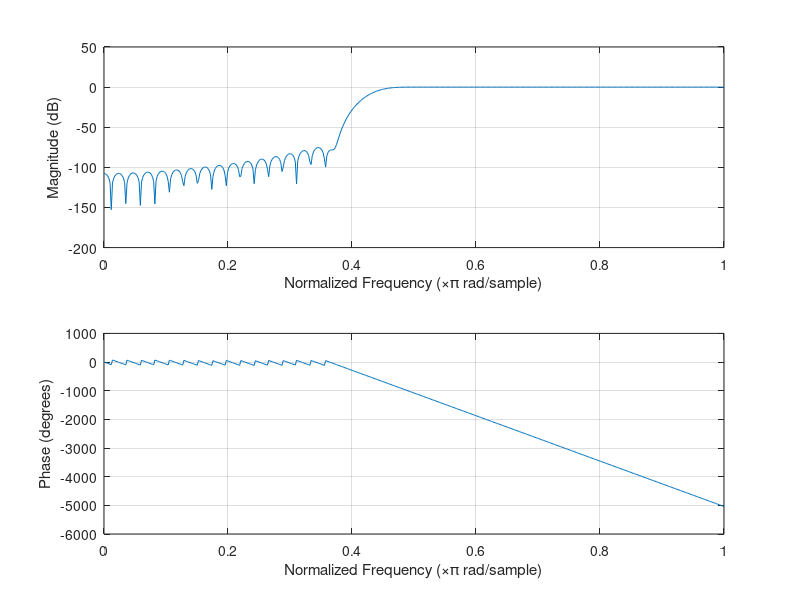
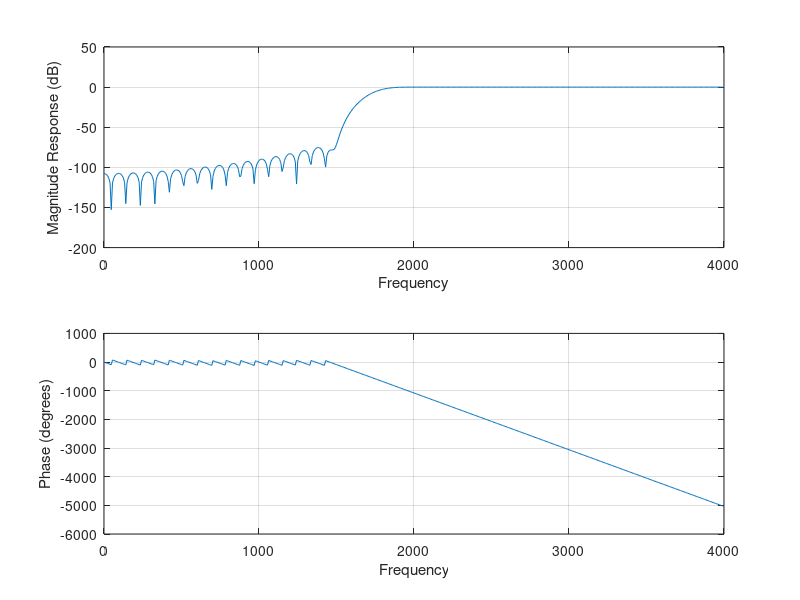

MATLAB code for these plots, in order:
clc;
clear;

%%%%%%%%%%%%%%%%%%%%%%%%%%  BLACKMAN ALTO %%%%%%%%%%%%%%%%%%%%%%%%%%%%%%
datos = fir1(88, 0.4375, 'high', blackman(88 + 1));

figure(1);
freqz(datos, 1, 512);

[Hertz, Fase] = freqz(datos, 1, 512);
conversion = 180*unwrap( angle(Hertz) )/pi;

figure(2);
subplot(2,1,1);
plot( (Fase*8000/2)/(pi) , 20*log10( abs(Hertz) ) );
grid;
xlabel("Frequency");
ylabel("Magnitude Response (dB)")

subplot(2,1,2);
plot( (Fase*8000/2)/(pi), conversion);
grid;
xlabel("Frequency");
ylabel("Phase (degrees)");

for i = 1:89
    n = i - ( ( 89 + 1)/2 );
    
    B(i, 1) = datos(i);
    if(n == 0)
        coeficiente(i, 1) = (pi - 0.4375*pi)/(pi);
    else
        coeficiente(i, 1) = - ( ( sin( 0.4375*pi*n ) )/( n*pi ) );
    end
end

tf(datos, 1, 8000,'Variable' ,'z^-1')
%%%%%%%%%%%%%%%%%%%%%%%%%%%%%%%%%%%%%%%%%%%%%%%%%%%%%%%%%%%%%%%%%%%%%%%

%%%%%%%%%%%%%%%%%%%%%%%%%%  HAMMING RECHAZO %%%%%%%%%%%%%%%%%%%%%%%%%%%%%%
% datos = fir1(66, [0.35 0.55], 'stop', hamming(66 + 1));

% figure(1);
% freqz(datos, 1, 512);
% 
% [Hertz, Fase] = freqz(datos, 1, 512);
% conversion = 180*unwrap( angle(Hertz) )/pi;
% 
% figure(2);
% subplot(2,1,1);
% plot( (Fase*8000/2)/(pi) , 20*log10( abs(Hertz) ) );
% grid;
% xlabel("Frequency");
% ylabel("Magnitude Response (dB)")
% 
% subplot(2,1,2);
% plot( (Fase*8000/2)/(pi), conversion);
% grid;
% xlabel("Frequency");
% ylabel("Phase (degrees)");

% H = tf(datos, 1, 8000, 'Variable', 'z^-1')
% for i = 1:67
%     n = i - ( ( 67 + 1)/2 );
%     
%     B(i, 1) = datos(i);
%     if(n == 0)
%         coeficiente(i, 1) = (pi - (0.55*pi) + (0.35*pi) )/(pi);
%     else
%         coeficiente(i, 1) = ( ( sin(0.35*pi*n) )/(n*pi) ) - ( ( sin(0.55*pi*n) )/(n*pi) );
%     end
%     
% end

%%%%%%%%%%%%%%%%%%%%%%%%%%%%%%%%%%%%%%%%%%%%%%%%%%%%%%%%%%%%%%%%%%%%%%%